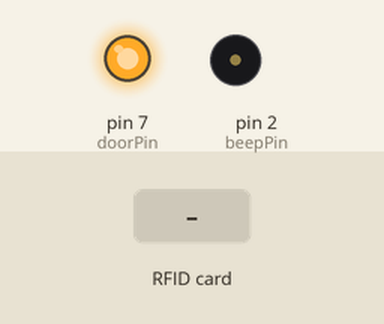
Bench run of a sketch on a simulated Arduino Uno, built with avr-gcc and run on an emulated ATmega328P. Parts: output pins drawn as LEDs (lit = HIGH), buzzer (waves = sounding, pin HIGH). The test bench sets the inputs (shaded band). Pins used as bus, display or sensor lines are not drawn; what the sketch prints to the serial monitor is not drawn.

Above: at 1.1 s.
1.2 s: RFID card 5E 7A 19 C4 held to the reader
Timing chart, 0 to 4.2 s (numbered marks = the images above; inputs shaded):
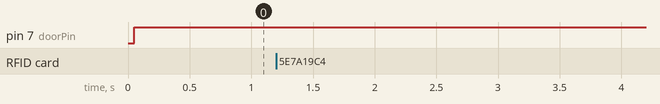

Measured:
- after the input at 1.2 s, every drawn part: stays the same

The sketch:

Project_2.4.ino
```cpp
/*
  Chương trình đọc RFID từ RFID-RC522
  Cắm chân (Arduino Uno):
  SDA: Pin 10
  SCK: Pin 13
  MOSI: Pin 11
  MISO: Pin 12
  RST: Pin 9
*/

#include <SPI.h>
#include "RFID.h"

#define SS_PIN 10
#define RST_PIN 9

RFID rfid(SS_PIN, RST_PIN);

int doorPin = 7;
int beepPin = 2;

int tag1[5] = {246 , 121, 207, 161, 225};
int tag2[5] = {97, 58, 38, 97, 28};
int newtag[5] = {0, 0, 0, 0, 0};

int ok = -1;

bool flag = false;

void setup()
{
  Serial.begin(9600);
  SPI.begin();

  rfid.init();

  pinMode(doorPin,OUTPUT);
  digitalWrite(doorPin, HIGH);

  pinMode(beepPin,OUTPUT);
  digitalWrite(beepPin, LOW);

  delay(300);
  while(flag == false){
    readTags();
    }
}


void loop()
{


}

boolean compareTag(int aa[5], int bb[5])
{
  boolean ff = false;
  int fg = 0;
  for (int cc = 0 ; cc < 5 ; cc++)
  {
    if (aa[cc] == bb[cc])
    {
      fg++;
    }
  }
  if (fg == 5)
  {
    ff = true;
  }
  return ff;
}

void checkTags() // compares each tag against the tag just read
{
  ok = 0; // this variable helps decision-making,
  // if it is 1 we have a match, zero is a read but no match,
  // -1 is no read attempt made
  if (compareTag(newtag, tag1) == true)
  {
    ok++;
  }
  if (compareTag(newtag, tag2) == true)
  {
    ok++;
  }
}

void readTags()
{
  ok = -1;

  if (rfid.isCard()) {
    if (rfid.readCardSerial()) {
      for (int i = 0; i < 5; i++) {
        newtag[i] = rfid.serNum[i];
      }
    }
    //    for (int i = 0; i < 5; i++) {
    //      Serial.print(newtag[i]);
    //    }

    checkTags();
    delay(300);

    rfid.halt();

    // now do something based on tag type
    if (ok > 0) // if we had a match
    {
      Serial.println("Accepted");
      digitalWrite(beepPin, HIGH);
      digitalWrite(doorPin, LOW);
      delay(500);
      digitalWrite(beepPin, LOW);

      ok = -1;
      flag = true;
    }
    else if (ok == 0) // if we didn't have a match
    {
      Serial.println("Rejected");
//      digitalWrite(no, LOW);
//      delay(1000);
//      digitalWrite(no, HIGH);

      ok = -1;
    }
  }
}
```
